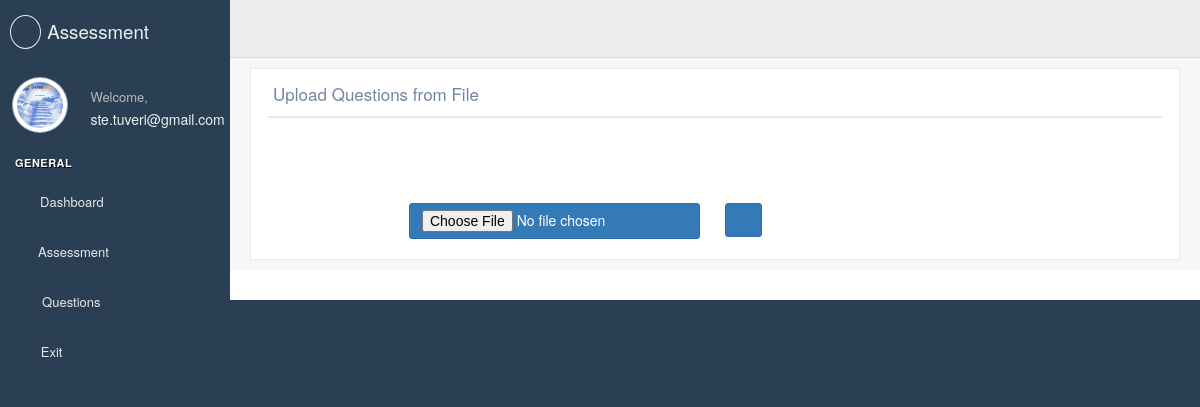
The page /assessment/director/question/upload_from_file (signed in) on the database its author committed.
### users/models.py (models this page shows, shortened)
class User(AbstractBaseUser, PermissionsMixin):
    email = models.EmailField(max_length=254, unique=True)
    name = models.CharField(max_length=254, null=True, blank=True)
    username = models.CharField(max_length=254, null=True, blank=True) #TODO: #9 in models.py
    is_staff = models.BooleanField(default=False)
    is_superuser = models.BooleanField(default=False)
    is_active = models.BooleanField(default=True)
    last_login = models.DateTimeField(null=True, blank=True)
    date_joined = models.DateTimeField(auto_now_add=True)
    USERNAME_FIELD = 'email'
    EMAIL_FIELD = 'email'
    REQUIRED_FIELDS = []
    objects = UserManager()

class Profile(models.Model):
    user = models.OneToOneField(User,unique=True, on_delete=models.CASCADE,default=None)
    address = models.CharField(max_length=254, null=True, blank=True)
    image = models.ImageField(default='default.jpg',upload_to='profile_pics')

### assessment/views.py (the view, shortened to what this page needs)
@method_decorator(login_required, name='dispatch')
class QuestionCreateFromFileView(CreateView):
    model = Question
    template_name = 'assessment/director/question_create.html'
    context_object_name = 'question_upload_from_file'
    fields = '__all__'
    def get_context_data(self, **kwargs):
        context = super().get_context_data(**kwargs)
        return context

### assessment/templates/assessment/director/question_upload_from_file.html (shortened to what this page needs)
{% extends "base_custom.html" %}
{% load crispy_forms_tags %}
{% load static %}
{% block stylesheets %}
  {{ block.super }}
    <link rel="stylesheet" href="/static/build/css/cards.css">
{% endblock stylesheets %}
{% block content %}
  <div class="right_col" role="main">
    <div class="">
      <div class="row">
        <div class="col-md-12 col-sm-12 col-xs-12">
          <div class="x_panel">
            <div class="x_title">
              <h2>Upload Questions from File <small>make sure to download the right template from <a href="/static/Template vF.xlsx" download><strong>here</strong></a> and review the instructions</small></h2>
              <div class="clearfix"></div>
            </div>
            <div class="x_content">
                <form action="{% url 'question_upload_from_file_view' %}" method="post" enctype = "multipart/form-data">
                    <div class="col-md-12 col-sm-12 col-xs-12" style="padding-top: 8%">
                        <div class="col-md-2 col-sm-2 col-xs-12"></div>
                        <div class="col-md-8 col-sm-8 col-xs-12">
                            <div class="col-md-6 col-sm-6 col-xs-12">
                            <div class="form-group pull-right" style="display: inline">
                                <input  style="display: inline" class="btn btn-primary" type="file" id="myfile" name="myfile">
                            </div>
                            </div>
                            <div class="col-md-6 col-sm-6 col-xs-12">
                            <div class="form-group" style="display: inline">
                              <button class="btn btn-primary" type="submit"  value="submit">
                                  <i class="fas fa-upload"></i>
                              </button>
                            </div>
                            </div>
                        </div>
                        <div class="col-md-2 col-sm-2 col-xs-12"></div>
                    </div>
                </form>
            </div>
          </div>
        </div>
      </div>
    </div>
  </div>
{% endblock content %}

### assessment/templates/assessment/sidebar_custom.html (shortened to what this page needs)
<div class="left_col scroll-view">
  <div class="navbar nav_title" style="border: 0;">
    <a {% if ENVIRONMENT == 'dev' %} href="index.html" {% endif %} class="site_title"><i class="fa fa-spinner"></i> <span><small>Assessment</small></span></a>
  </div>
  <div class="profile clearfix">
    <div class="profile_pic">
       <img src="{{ user.profile.image.url }}" alt=".ger.." class="img-circle profile_img">
    </div>
    <div class="profile_info">
      <span>Welcome,</span>
      <h2>{{user}}</h2>
    </div>
  </div>
  <br />
  <div id="sidebar-menu" class="main_menu_side hidden-print main_menu">
    <div class="menu_section">
      <h3>General</h3>
      <ul class="nav side-menu">
          {% if user.is_staff  %}
          <li><a href="{%url 'dashboard_view' %}"><i class="fas fa-tachometer-alt fa-lg" style="padding-right: 4%;"></i> Dashboard
          </a>
          </li>
          <li><a ><i class="fas fa-graduation-cap fa-lg" style="padding-right: 3%;"></i> Assessment
          <span class="fa fa-chevron-down"></span></a>
          </li>
          <li><a ><i class="far fa-question-circle fa-lg" style="padding-right: 5%;"></i> Questions
          <span class="fa fa-chevron-down"></span></a>
          </li>
          {% endif %}
          <li><a href="{%url 'users_logout' %}"><i class="fas fa-sign-out-alt" style="padding-right: 6%;"></i> Exit
          </a>
          </li>
      </ul>
    </div>
  </div>
</div>

### rows shown on the page
User: profile.image (picture), email "ste.tuveri@gmail.com"
